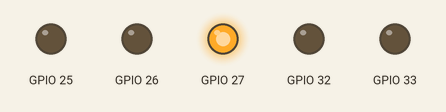
Recording of a program running on a simulated ESP32. Parts: output pins drawn as LEDs (lit = HIGH).

Above: at 0.05 s.
At 0.6 s:
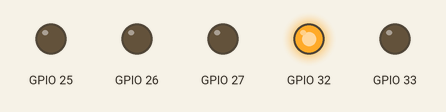
At 1.6 s:
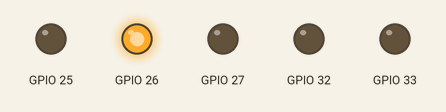
At 3.5 s:
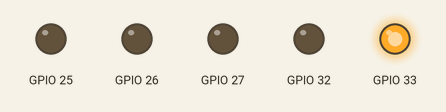
At 4.5 s:
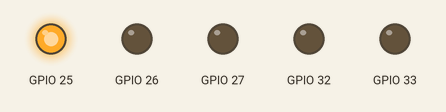
Timing chart, 0 to 5.5 s (numbered marks = the images above):
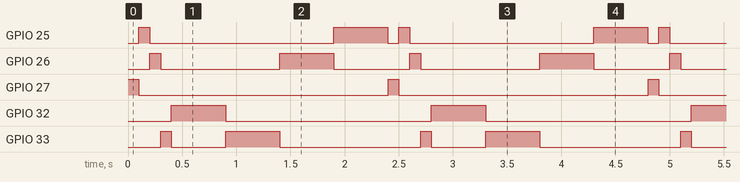

The program:

main.cpp
```cpp
#include <Arduino.h>

void setup() {
  // 设定主角（程序里的变量对应硬件的引脚），引脚功能/作用（输入/输出）
    pinMode(27,OUTPUT);
    pinMode(26,OUTPUT);
    pinMode(25,OUTPUT);
    pinMode(33,OUTPUT);
    pinMode(32,OUTPUT);
}

void blink(int i,int t)
{
    digitalWrite(i , HIGH);
    delay(t);
    digitalWrite(i , LOW);
}

void loop() {
  //因为在esp32上连续的引脚编号不连续，所以采用手动枚举的方法
    blink(27, 100);
    blink(25, 100);
    blink(26, 100);
    blink(33, 100);
    blink(32, 500);
    blink(33, 500);
    blink(26, 500);
    blink(25, 500);
}
```

Measured:
- by itself, GPIO 25: repeats every 2.4 s: LOW 1.7 s, HIGH 0.50 s, LOW 0.10 s, HIGH 0.10 s
- by itself, GPIO 26: repeats every 2.4 s: LOW 1.1 s, HIGH 0.50 s, LOW 0.70 s, HIGH 0.10 s
- by itself, GPIO 27: alternates HIGH for 0.10 s and LOW for 2.3 s
- by itself, GPIO 32: alternates HIGH for 0.50 s and LOW for 1.9 s
- by itself, GPIO 33: repeats every 2.4 s: LOW 0.50 s, HIGH 0.50 s, LOW 1.3 s, HIGH 0.10 s
